Frame 1 (no input): blank canvas, image omitted
Frame 60 (the mouse pressed at the canvas centre just before this capture): blank canvas, image omitted
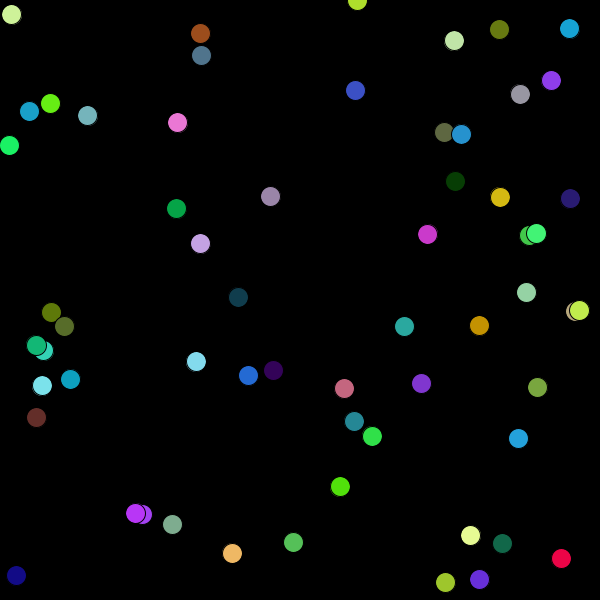
Frame 120 (the mouse held since frame 60 and released just before this capture)

The Processing sketch whose frames 1 and 60 were blank and that drew this single picture after the mouse press (run headless with seeded random() and noise(); from frame 60 on, the mouse is pressed at the canvas centre):

// Processing sketch: processing_161631
// ── processing_161631.pde

void setup()
{
  size(600,600);
  background(0);
  frameRate(350);
  
  
}


void draw(){
  
  int cnt = mouseY;
  if (cnt>0){
    fill(random(0,255),random(0,255),random(0,255));
    float x= random(0,width);
    float y = random(0, height);
    ellipse(x,y,20,20);
    
  }
  

}
